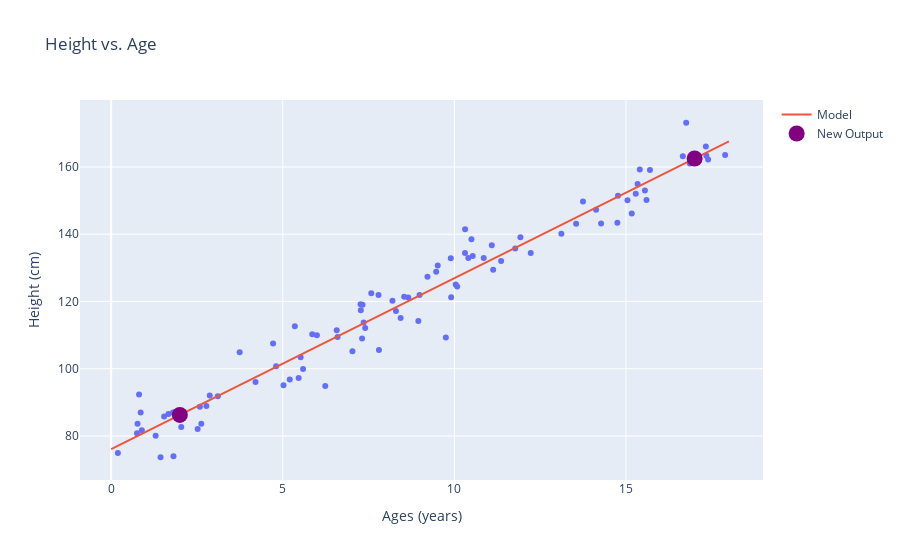

Notebook code cell kept with this figure:
### Code cell
make_picture('AgesAndHeights.pkl', model_in, np.array([[2], [17]]))
